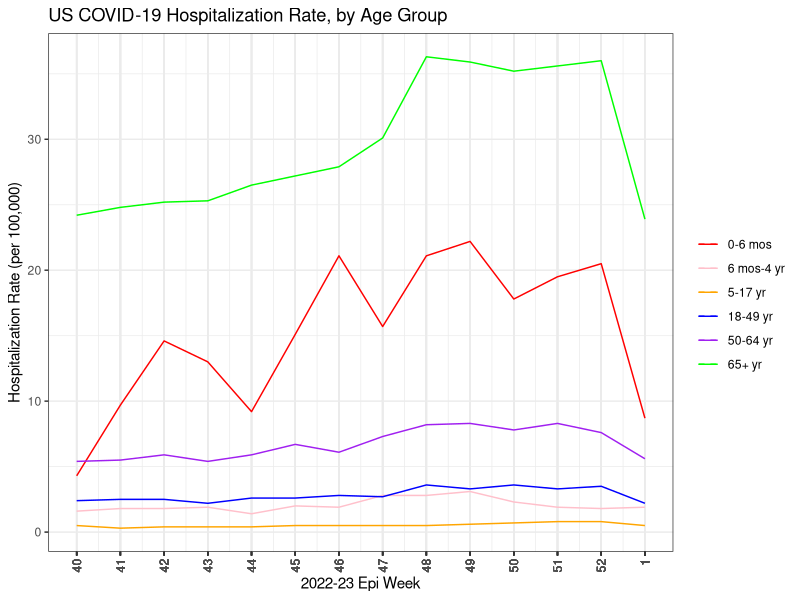
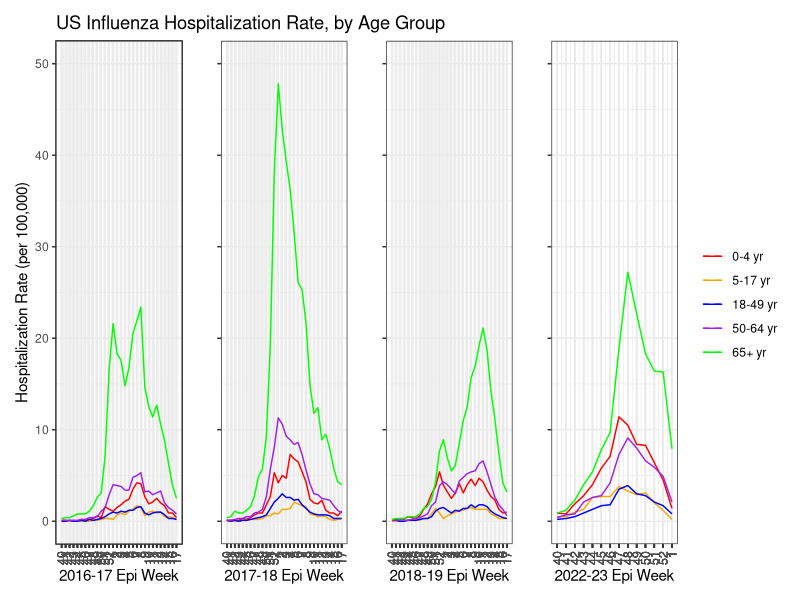
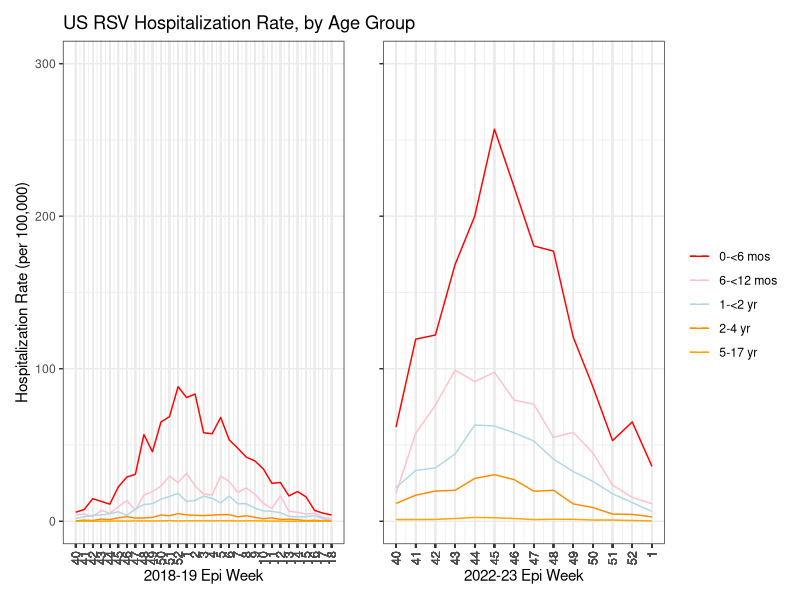
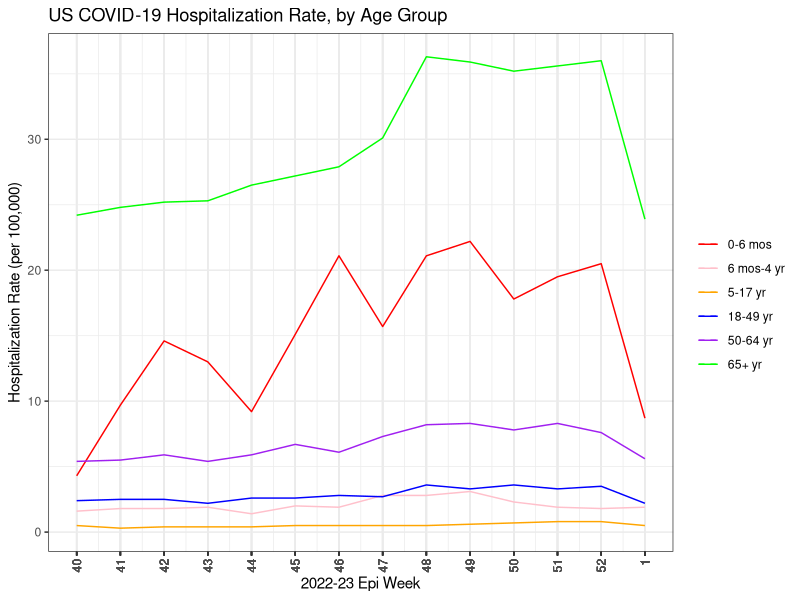
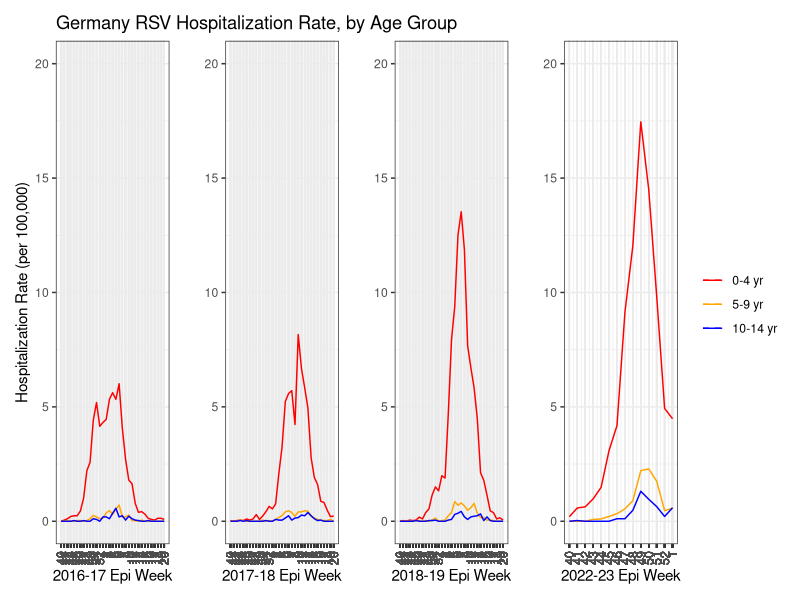

These figures' R source, in order:
#------------------------------------------------------------#
# Analysis Graph #4                                          #
# Age breakdown for each virus (Influenza, RSV, COVID-19)    #                                                     
# Countries:                                                 #
#    Germany                                                 #
#    USA                                                     #
#------------------------------------------------------------#

#setwd("~/Desktop/LSHTM/Github/lshtm-dc-sanofi")

library(tidyverse)
library(patchwork)

# load data
data <- read.csv("data/merged_data/merged_data.csv")

#------------------------------------------------------------
# setting up data for analysis

# convert start_date to date
data$start_date <- as.Date(data$start_date)

#set up data sets by season (taking this bit of code from Jess)

# 2016 - start wk - 2016-10-02 --> 2017-05-14
data_16 <- data %>% filter(start_date >= '2016-10-02')
data_16 <- data_16 %>% filter(start_date <= '2017-05-14')

# 2017 - start wk - 2017-10-01 --> 2018-05-13
data_17 <- data %>% filter(start_date >= '2017-10-01')
data_17 <- data_17 %>% filter(start_date <= '2018-05-13')

# 2018 - start wk - 2018-09-30 --> 2019-05-12
data_18 <- data %>% filter(start_date >= '2018-09-30')
data_18 <- data_18 %>% filter(start_date <= '2019-05-12')

# 2019 - start wk - 2019-09-29 --> 2020-05-11
data_19 <- data %>% filter(start_date >= '2019-09-29')
data_19 <- data_19 %>% filter(start_date <= '2020-05-11')

# 2022 - start wk - 2022-10-02 --> 2023-01-01
data_22 <- data %>% filter(start_date >= '2022-10-02')
data_22 <- data_22 %>% filter(start_date <= '2023-01-01')

#------------------------------------------------------------
# Setting up US data frames

# creating separate data frames for each season and virus
# flu
usa_flu_16 <- data_16 %>% 
     filter(country == "US" & is.na(hsp_rate_flu) == FALSE & (age_group=="0-4 yr" | age_group=="5-17 yr" | age_group=="18-49 yr" | age_group=="50-64 yr" | age_group=="65+ yr" | age_group=="Overall")) %>% 
     select(id, data_source, country, hemisphere, start_date, week, year, age_group, hsp_rate_flu)

usa_flu_17 <- data_17 %>% 
     filter(country == "US" & is.na(hsp_rate_flu) == FALSE & (age_group=="0-4 yr" | age_group=="5-17 yr" | age_group=="18-49 yr" | age_group=="50-64 yr" | age_group=="65+ yr" | age_group=="Overall")) %>% 
     select(id, data_source, country, hemisphere, start_date, week, year, age_group, hsp_rate_flu)

usa_flu_18 <- data_18 %>% 
     filter(country == "US" & is.na(hsp_rate_flu) == FALSE & (age_group=="0-4 yr" | age_group=="5-17 yr" | age_group=="18-49 yr" | age_group=="50-64 yr" | age_group=="65+ yr" | age_group=="Overall")) %>% 
     select(id, data_source, country, hemisphere, start_date, week, year, age_group, hsp_rate_flu)

usa_flu_22 <- data_22 %>% 
     filter(country == "US" & is.na(hsp_rate_flu) == FALSE & (age_group=="0-4 yr" | age_group=="5-17 yr" | age_group=="18-49 yr" | age_group=="50-64 yr" | age_group=="65+ yr" | age_group=="Overall")) %>% 
     select(id, data_source, country, hemisphere, start_date, week, year, age_group, hsp_rate_flu)

# rsv
# no under 18 data for 2016
# usa_rsv_16 <- data_16 %>% 
#      filter(country == "US" & is.na(hsp_rate_rsv) == FALSE & (age_group=="----0-<6 months" | age_group=="----6-<12 months" | age_group=="----1-<2 years" | age_group=="----2-4 years" | age_group=="5-17 years" | age_group=="18-49 years" | age_group=="50-64 years" | age_group=="65+ years" | age_group=="Overall")) %>% 
#      select(id, data_source, country, hemisphere, start_date, week, year, age_group, hsp_rate_rsv)

# no under 18 data for 2017
# usa_rsv_17 <- data_17 %>% 
#      filter(country == "US" & is.na(hsp_rate_rsv) == FALSE & (age_group=="----0-<6 months" | age_group=="----6-<12 months" | age_group=="----1-<2 years" | age_group=="----2-4 years" | age_group=="5-17 years" | age_group=="18-49 years" | age_group=="50-64 years" | age_group=="65+ years" | age_group=="Overall")) %>% 
#      select(id, data_source, country, hemisphere, start_date, week, year, age_group, hsp_rate_rsv)

usa_rsv_18 <- data_18 %>% 
     filter(country == "US" & is.na(hsp_rate_rsv) == FALSE & (age_group=="----0-<6 months" | age_group=="----6-<12 months" | age_group=="----1-<2 years" | age_group=="----2-4 years" | age_group=="5-17 years" | age_group=="18-49 years" | age_group=="50-64 years" | age_group=="65+ years" | age_group=="Overall")) %>% 
     select(id, data_source, country, hemisphere, start_date, week, year, age_group, hsp_rate_rsv)

usa_rsv_22 <- data_22 %>% 
     filter(country == "US" & is.na(hsp_rate_rsv) == FALSE & (age_group=="----0-<6 months" | age_group=="----6-<12 months" | age_group=="----1-<2 years" | age_group=="----2-4 years" | age_group=="5-17 years" | age_group=="18-49 years" | age_group=="50-64 years" | age_group=="65+ years" | age_group=="Overall")) %>% 
     select(id, data_source, country, hemisphere, start_date, week, year, age_group, hsp_rate_rsv)

# covid-19
usa_covid19_22 <- data_22 %>% 
               filter(country == "US" & is.na(hsp_rate_covid19) == FALSE & (age_group=="0-<6 months" | age_group=="6 months-4 yr" | age_group=="5-17 yr" | age_group=="18-49 yr" | age_group=="50-64 yr" | age_group=="65+ yr" | age_group=="Overall")) %>% 
               select(id, data_source, country, hemisphere, start_date, week, year, age_group, hsp_rate_covid19)

#------------------------------------------------------------
# USA Flu Plots

# flu plot (2016 - 17) 
date_breaks <- usa_flu_16$start_date
epi <- usa_flu_16$week

usa_flu_16_17_plot <- ggplot() + 
     geom_line(data = filter(usa_flu_16, age_group=="0-4 yr"), aes(x = start_date, y = hsp_rate_flu, color = '0-4 yr')) +
     geom_line(data = filter(usa_flu_16, age_group=="5-17 yr"), aes(x = start_date, y = hsp_rate_flu, color='5-17 yr')) +
     geom_line(data = filter(usa_flu_16, age_group=="18-49 yr"), aes(x = start_date, y = hsp_rate_flu, color='18-49 yr')) +
     geom_line(data = filter(usa_flu_16, age_group=="50-64 yr"), aes(x = start_date, y = hsp_rate_flu, color='50-64 yr')) +
     geom_line(data = filter(usa_flu_16, age_group=="65+ yr"), aes(x = start_date, y = hsp_rate_flu, color='65+ yr')) +
     geom_line(data = filter(usa_flu_16, age_group=="Overall"), aes(x = start_date, y = hsp_rate_flu, color='Total'), linetype="dashed") +
     scale_color_manual("", 
                         breaks = c('0-4 yr','5-17 yr', '18-49 yr', '50-64 yr', '65+ yr', 'Total'),
                         values = c("0-4 yr"="red", "5-17 yr"="orange", '18-49 yr'='blue', '50-64 yr'='purple', '65+ yr'='green', 'Total'='black')) +
     xlab('2016-17 Epi Week') +
     ylab('Hospitalization Rate (per 100,000)') +
     ggtitle('US Influenza Hospitalization Rate, by Age Group') +
     theme_bw() +
     scale_x_date(breaks = date_breaks, labels = epi) +
     ylim(0, 50) +
     theme(axis.text.x = element_text(angle = 90, vjust = 0.5, hjust = 1)) +
     theme(legend.position='none')

# flu plot (2017 - 18) 
date_breaks <- usa_flu_17$start_date
epi <- usa_flu_17$week

usa_flu_17_18_plot <- ggplot() + 
     geom_line(data = filter(usa_flu_17, age_group=="0-4 yr"), aes(x = start_date, y = hsp_rate_flu, color = '0-4 yr')) +
     geom_line(data = filter(usa_flu_17, age_group=="5-17 yr"), aes(x = start_date, y = hsp_rate_flu, color='5-17 yr')) +
     geom_line(data = filter(usa_flu_17, age_group=="18-49 yr"), aes(x = start_date, y = hsp_rate_flu, color='18-49 yr')) +
     geom_line(data = filter(usa_flu_17, age_group=="50-64 yr"), aes(x = start_date, y = hsp_rate_flu, color='50-64 yr')) +
     geom_line(data = filter(usa_flu_17, age_group=="65+ yr"), aes(x = start_date, y = hsp_rate_flu, color='65+ yr')) +
     geom_line(data = filter(usa_flu_17, age_group=="Overall"), aes(x = start_date, y = hsp_rate_flu, color='Total'), linetype="dashed") +
     scale_color_manual("", 
                        breaks = c('0-4 yr','5-17 yr', '18-49 yr', '50-64 yr', '65+ yr', 'Total'),
                        values = c("0-4 yr"="red", "5-17 yr"="orange", '18-49 yr'='blue', '50-64 yr'='purple', '65+ yr'='green', 'Total'='black')) +
     xlab('2017-18 Epi Week') +
     ylab("") +
     theme_bw() +
     scale_x_date(breaks = date_breaks, labels = epi) +
     ylim(0, 50) +
     theme(axis.text.x = element_text(angle = 90, vjust = 0.5, hjust = 1), axis.text.y=element_blank()) +
     theme(legend.position='none')

# flu plot (2018 - 19) 
date_breaks <- usa_flu_18$start_date
epi <- usa_flu_18$week

usa_flu_18_19_plot <- ggplot() + 
     geom_line(data = filter(usa_flu_18, age_group=="0-4 yr"), aes(x = start_date, y = hsp_rate_flu, color = '0-4 yr')) +
     geom_line(data = filter(usa_flu_18, age_group=="5-17 yr"), aes(x = start_date, y = hsp_rate_flu, color='5-17 yr')) +
     geom_line(data = filter(usa_flu_18, age_group=="18-49 yr"), aes(x = start_date, y = hsp_rate_flu, color='18-49 yr')) +
     geom_line(data = filter(usa_flu_18, age_group=="50-64 yr"), aes(x = start_date, y = hsp_rate_flu, color='50-64 yr')) +
     geom_line(data = filter(usa_flu_18, age_group=="65+ yr"), aes(x = start_date, y = hsp_rate_flu, color='65+ yr')) +
     geom_line(data = filter(usa_flu_18, age_group=="Overall"), aes(x = start_date, y = hsp_rate_flu, color='Total'), linetype="dashed") +
     scale_color_manual("", 
                        breaks = c('0-4 yr','5-17 yr', '18-49 yr', '50-64 yr', '65+ yr', 'Total'),
                        values = c("0-4 yr"="red", "5-17 yr"="orange", '18-49 yr'='blue', '50-64 yr'='purple', '65+ yr'='green', 'Total'='black')) +
     xlab('2018-19 Epi Week') +
     ylab("") +
     theme_bw() +
     scale_x_date(breaks = date_breaks, labels = epi) +
     ylim(0, 50) +
     theme(axis.text.x = element_text(angle = 90, vjust = 0.5, hjust = 1), axis.text.y=element_blank()) +
     theme(legend.position='none')

# flu plot (2022 - 23) 
date_breaks <- usa_flu_22$start_date
epi <- usa_flu_22$week

usa_flu_22_23_plot <- ggplot() + 
     geom_line(data = filter(usa_flu_22, age_group=="0-4 yr"), aes(x = start_date, y = hsp_rate_flu, color = '0-4 yr')) +
     geom_line(data = filter(usa_flu_22, age_group=="5-17 yr"), aes(x = start_date, y = hsp_rate_flu, color='5-17 yr')) +
     geom_line(data = filter(usa_flu_22, age_group=="18-49 yr"), aes(x = start_date, y = hsp_rate_flu, color='18-49 yr')) +
     geom_line(data = filter(usa_flu_22, age_group=="50-64 yr"), aes(x = start_date, y = hsp_rate_flu, color='50-64 yr')) +
     geom_line(data = filter(usa_flu_22, age_group=="65+ yr"), aes(x = start_date, y = hsp_rate_flu, color='65+ yr')) +
     geom_line(data = filter(usa_flu_22, age_group=="Overall"), aes(x = start_date, y = hsp_rate_flu, color='Total'), linetype="dashed") +
     scale_color_manual("", 
                        breaks = c('0-4 yr','5-17 yr', '18-49 yr', '50-64 yr', '65+ yr', 'Total'),
                        values = c("0-4 yr"="red", "5-17 yr"="orange", '18-49 yr'='blue', '50-64 yr'='purple', '65+ yr'='green', 'Total'='black')) +
     xlab('2022-23 Epi Week') +
     ylab("") +
     theme_bw() +
     scale_x_date(breaks = date_breaks, labels = epi) +
     ylim(0, 50) +
     theme(axis.text.x = element_text(angle = 90, vjust = 0.5, hjust = 1), axis.text.y=element_blank())

# arrange plots
usa_flu_plots <- usa_flu_16_17_plot + 
     usa_flu_17_18_plot + 
     usa_flu_18_19_plot + 
     usa_flu_22_23_plot +
     plot_layout(ncol = 4)

# save plot
ggsave(filename = 'output/Fig 04 - Hospitalization by age group/usa_flu_hosp_agegroup.pdf', plot = usa_flu_plots, width=15, height=9)

#------------------------------------------------------------
# USA RSV Plots

# rsv plot (2018 - 19) 
date_breaks <- usa_rsv_18$start_date
epi <- usa_rsv_18$week

usa_rsv_18_19_plot <- ggplot() + 
     geom_line(data = filter(usa_rsv_18, age_group=="----0-<6 months"), aes(x = start_date, y = hsp_rate_rsv, color = '0-<6 mos')) +
     geom_line(data = filter(usa_rsv_18, age_group=="----6-<12 months"), aes(x = start_date, y = hsp_rate_rsv, color='6-<12 mos')) +
     geom_line(data = filter(usa_rsv_18, age_group=="----1-<2 years"), aes(x = start_date, y = hsp_rate_rsv, color='1-<2 yr')) +
     geom_line(data = filter(usa_rsv_18, age_group=="----2-4 years"), aes(x = start_date, y = hsp_rate_rsv, color='2-4 yr')) +
     geom_line(data = filter(usa_rsv_18, age_group=="5-17 years"), aes(x = start_date, y = hsp_rate_rsv, color='5-17 yr')) +
     #geom_line(data = filter(usa_rsv_18, age_group=="18-49 years"), aes(x = start_date, y = hsp_rate_rsv, color='18-49 yr')) +
     #geom_line(data = filter(usa_rsv_18, age_group=="50-64 years"), aes(x = start_date, y = hsp_rate_rsv, color='50-64 yr')) +
     #geom_line(data = filter(usa_rsv_18, age_group=="65+ years"), aes(x = start_date, y = hsp_rate_rsv, color='65+ yr')) +
     geom_line(data = filter(usa_rsv_18, age_group=="Overall"), aes(x = start_date, y = hsp_rate_rsv, color='Total'), linetype="dashed") +
     # scale_color_manual("", 
     #                    breaks = c('0-<6 mos', '6-<12 mos', '1-<2 yr', '2-4 yr','5-17 yr', '18-49 yr', '50-64 yr', '65+ yr', 'Total'),
     #                    values = c("0-<6 mos"="red", '6-<12 mos'="pink", '1-<2 yr'="lightblue", '2-4 yr'="darkorange", "5-17 yr"="orange", '18-49 yr'='blue', '50-64 yr'='purple', '65+ yr'='green', 'Total'='black')) +
     scale_color_manual("", 
                        breaks = c('0-<6 mos', '6-<12 mos', '1-<2 yr', '2-4 yr','5-17 yr', 'Total'),
                        values = c("0-<6 mos"="red", '6-<12 mos'="pink", '1-<2 yr'="lightblue", '2-4 yr'="darkorange", "5-17 yr"="orange", 'Total'='black')) +
     
     xlab('2018-19 Epi Week') +
     ylab('Hospitalization Rate (per 100,000)') +
     ylim(0, 300) +
     ggtitle('US RSV Hospitalization Rate, by Age Group') +
     theme_bw() +
     scale_x_date(breaks = date_breaks, labels = epi) +
     theme(axis.text.x = element_text(angle = 90, vjust = 0.5, hjust = 1)) +
     theme(legend.position='none')

# rsv plot (2022 - 23) 
date_breaks <- usa_rsv_22$start_date
epi <- usa_rsv_22$week

usa_rsv_22_23_plot <- ggplot() + 
     geom_line(data = filter(usa_rsv_22, age_group=="----0-<6 months"), aes(x = start_date, y = hsp_rate_rsv, color = '0-<6 mos')) +
     geom_line(data = filter(usa_rsv_22, age_group=="----6-<12 months"), aes(x = start_date, y = hsp_rate_rsv, color='6-<12 mos')) +
     geom_line(data = filter(usa_rsv_22, age_group=="----1-<2 years"), aes(x = start_date, y = hsp_rate_rsv, color='1-<2 yr')) +
     geom_line(data = filter(usa_rsv_22, age_group=="----2-4 years"), aes(x = start_date, y = hsp_rate_rsv, color='2-4 yr')) +
     geom_line(data = filter(usa_rsv_22, age_group=="5-17 years"), aes(x = start_date, y = hsp_rate_rsv, color='5-17 yr')) +
#commenting out these higher age groups as there's not much to see here
     #geom_line(data = filter(usa_rsv_22, age_group=="18-49 years"), aes(x = start_date, y = hsp_rate_rsv, color='18-49 yr')) +
     #geom_line(data = filter(usa_rsv_22, age_group=="50-64 years"), aes(x = start_date, y = hsp_rate_rsv, color='50-64 yr')) +
     #geom_line(data = filter(usa_rsv_22, age_group=="65+ years"), aes(x = start_date, y = hsp_rate_rsv, color='65+ yr')) +
     geom_line(data = filter(usa_rsv_22, age_group=="Overall"), aes(x = start_date, y = hsp_rate_rsv, color='Total'), linetype="dashed") +
     # scale_color_manual("", 
     #                    breaks = c('0-<6 mos', '6-<12 mos', '1-<2 yr', '2-4 yr','5-17 yr', '18-49 yr', '50-64 yr', '65+ yr', 'Total'),
     #                    values = c("0-<6 mos"="red", '6-<12 mos'="pink", '1-<2 yr'="lightblue", '2-4 yr'="darkorange", "5-17 yr"="orange", '18-49 yr'='blue', '50-64 yr'='purple', '65+ yr'='green', 'Total'='black')) +
     scale_color_manual("", 
                        breaks = c('0-<6 mos', '6-<12 mos', '1-<2 yr', '2-4 yr','5-17 yr', 'Total'),
                        values = c("0-<6 mos"="red", '6-<12 mos'="pink", '1-<2 yr'="lightblue", '2-4 yr'="darkorange", "5-17 yr"="orange", 'Total'='black')) +
     
     xlab('2022-23 Epi Week') +
     ylab('') +
     ylim(0, 300) +
     theme_bw() +
     scale_x_date(breaks = date_breaks, labels = epi) +
     theme(axis.text.x = element_text(angle = 90, vjust = 0.5, hjust = 1), axis.text.y=element_blank()) 

# arrange plots
usa_rsv_plots <- usa_rsv_18_19_plot + usa_rsv_22_23_plot 

# save plot
ggsave(filename = 'output/Fig 04 - Hospitalization by age group/usa_rsv_hosp_agegroup.pdf', plot = usa_rsv_plots, width=15, height=9)

#------------------------------------------------------------
# USA COVID-19 Plots
date_breaks <- usa_covid19_22$start_date
epi <- usa_covid19_22$week

usa_covid19_22_23_plot <- ggplot() + 
     geom_line(data = filter(usa_covid19_22, age_group=="0-<6 months"), aes(x = start_date, y = hsp_rate_covid19, color = '0-6 mos')) +
     geom_line(data = filter(usa_covid19_22, age_group=="6 months-4 yr"), aes(x = start_date, y = hsp_rate_covid19, color='6 mos-4 yr')) +
     geom_line(data = filter(usa_covid19_22, age_group=="5-17 yr"), aes(x = start_date, y = hsp_rate_covid19, color='5-17 yr')) +
     geom_line(data = filter(usa_covid19_22, age_group=="18-49 yr"), aes(x = start_date, y = hsp_rate_covid19, color='18-49 yr')) +
     geom_line(data = filter(usa_covid19_22, age_group=="50-64 yr"), aes(x = start_date, y = hsp_rate_covid19, color='50-64 yr')) +
     geom_line(data = filter(usa_covid19_22, age_group=="65+ yr"), aes(x = start_date, y = hsp_rate_covid19, color='65+ yr')) +
     geom_line(data = filter(usa_covid19_22, age_group=="Overall"), aes(x = start_date, y = hsp_rate_covid19, color='Total'), linetype="dashed") +
     scale_color_manual("",
                        breaks = c('0-6 mos', '6 mos-4 yr', '5-17 yr', '18-49 yr', '50-64 yr', '65+ yr', 'Total'),
                        values = c("0-6 mos"="red", '6 mos-4 yr'="pink", "5-17 yr"="orange", '18-49 yr'='blue', '50-64 yr'='purple', '65+ yr'='green', 'Total'='black')) +
     xlab('2022-23 Epi Week') +
     ylab('Hospitalization Rate (per 100,000)') +
     ggtitle("US COVID-19 Hospitalization Rate, by Age Group") +
     theme_bw() +
     scale_x_date(breaks = date_breaks, labels = epi) +
     theme(axis.text.x = element_text(angle = 90, vjust = 0.5, hjust = 1)) 

usa_covid19_22_23_plot

ggsave(filename = 'output/Fig 04 - Hospitalization by age group/usa_covid19_hosp_agegroup.pdf', plot = usa_covid19_22_23_plot, width=15, height=9)

#------------------------------------------------------------
# Setting up Germany data frames

# creating separate data frames for each season 
ger_16 <- data_16 %>% 
     filter(country == "DE") %>% 
     select(id, data_source, country, hemisphere, start_date, week, year, age_group, hsp_rate_flu, hsp_rate_rsv, hsp_rate_covid19)

ger_17 <- data_17 %>% 
     filter(country == "DE") %>% 
     select(id, data_source, country, hemisphere, start_date, week, year, age_group, hsp_rate_flu, hsp_rate_rsv, hsp_rate_covid19)

ger_18 <- data_18 %>% 
     filter(country == "DE") %>% 
     select(id, data_source, country, hemisphere, start_date, week, year, age_group, hsp_rate_flu, hsp_rate_rsv, hsp_rate_covid19)

ger_22 <- data_22 %>% 
     filter(country == "DE") %>% 
     select(id, data_source, country, hemisphere, start_date, week, year, age_group, hsp_rate_flu, hsp_rate_rsv, hsp_rate_covid19)

#------------------------------------------------------------
# Germany Flu Plots
# commenting this out until we have final germany data

# # flu plot (2016 - 17) 
# date_breaks <- ger_16$start_date
# epi <- ger_16$week
# 
# ger_flu_16_17_plot <- ggplot() + 
#      geom_line(data = filter(ger_16, agg_age_group=='0-4'), aes(x = start_date, y = hsp_rate_flu, color = '0-4 yr')) +
#      geom_line(data = filter(ger_16, agg_age_group=='5-19'), aes(x = start_date, y = hsp_rate_flu, color='5-19 yr')) +
#      geom_line(data = filter(ger_16, agg_age_group=='20-49'), aes(x = start_date, y = hsp_rate_flu, color='20-49 yr')) +
#      geom_line(data = filter(ger_16, agg_age_group=='50-64'), aes(x = start_date, y = hsp_rate_flu, color='50-64 yr')) +
#      geom_line(data = filter(ger_16, agg_age_group=='65+'), aes(x = start_date, y = hsp_rate_flu, color='65+ yr')) +
#      geom_line(data = filter(ger_16, agg_age_group=='Total'), aes(x = start_date, y = hsp_rate_flu, color='Total'), linetype="dashed") +
#      scale_color_manual("", 
#                         breaks = c('0-4 yr','5-19 yr', '20-49 yr', '50-64 yr', '65+ yr', 'Total'),
#                         values = c("0-4 yr"="red", "5-19 yr"="orange", '20-49 yr'='blue', '50-64 yr'='purple', '65+ yr'='green', 'Total'='black')) +
#      xlab('2016-17 Epi Week') +
#      ylab('Hospitalization Rate (per 100,000)') +
#      ggtitle('Germany Influenza Hospitalization Rate, by Age Group') +
#      theme_bw() +
#      scale_x_date(breaks = date_breaks, labels = epi) +
#      theme(axis.text.x = element_text(angle = 90, vjust = 0.5, hjust = 1)) +
#      theme(legend.position='none')


#------------------------------------------------------------
# Germany RSV Plots

# rsv plot (2016 - 17)
date_breaks <- ger_16$start_date
epi <- ger_16$week

ger_rsv_16_17_plot <- ggplot() +
     geom_line(data = filter(ger_16, age_group=='A00..04'), aes(x = start_date, y = hsp_rate_rsv, color = '0-4 yr')) +
     geom_line(data = filter(ger_16, age_group=='A05..09'), aes(x = start_date, y = hsp_rate_rsv, color='5-9 yr')) +
     geom_line(data = filter(ger_16, age_group=='A10..14'), aes(x = start_date, y = hsp_rate_rsv, color='10-14 yr')) +
     geom_line(data = filter(ger_16, age_group=='Total'), aes(x = start_date, y = hsp_rate_rsv, color='Total'), linetype="dashed") +
     scale_color_manual("",
                        breaks = c('0-4 yr','5-9 yr', '10-14 yr', 'Total'),
                        values = c("0-4 yr"="red", "5-9 yr"="orange", '10-14 yr'='blue', 'Total'='black')) +
     xlab('2016-17 Epi Week') +
     ylab('Hospitalization Rate (per 100,000)') +
     ylim(0, 20) + 
     ggtitle('Germany RSV Hospitalization Rate, by Age Group') +
     theme_bw() +
     scale_x_date(breaks = date_breaks, labels = epi) +
     theme(axis.text.x = element_text(angle = 90, vjust = 0.5, hjust = 1)) +
     theme(legend.position='none')

# rsv plot (2017 - 18)
date_breaks <- ger_17$start_date
epi <- ger_17$week

ger_rsv_17_18_plot <- ggplot() +
     geom_line(data = filter(ger_17, age_group=='A00..04'), aes(x = start_date, y = hsp_rate_rsv, color = '0-4 yr')) +
     geom_line(data = filter(ger_17, age_group=='A05..09'), aes(x = start_date, y = hsp_rate_rsv, color='5-9 yr')) +
     geom_line(data = filter(ger_17, age_group=='A10..14'), aes(x = start_date, y = hsp_rate_rsv, color='10-14 yr')) +
     geom_line(data = filter(ger_17, age_group=='Total'), aes(x = start_date, y = hsp_rate_rsv, color='Total'), linetype="dashed") +
     scale_color_manual("",
                        breaks = c('0-4 yr','5-9 yr', '10-14 yr', 'Total'),
                        values = c("0-4 yr"="red", "5-9 yr"="orange", '10-14 yr'='blue', 'Total'='black')) +
     xlab('2017-18 Epi Week') +
     ylab('') +
     ylim(0, 20) + 
     #ggtitle('Germany RSV Hospitalization Rate, by Age Group') +
     theme_bw() +
     scale_x_date(breaks = date_breaks, labels = epi) +
     theme(axis.text.x = element_text(angle = 90, vjust = 0.5, hjust = 1)) +
     theme(legend.position='none')

# rsv plot (2018 - 19)
date_breaks <- ger_18$start_date
epi <- ger_18$week

ger_rsv_18_19_plot <- ggplot() +
     geom_line(data = filter(ger_18, age_group=='A00..04'), aes(x = start_date, y = hsp_rate_rsv, color = '0-4 yr')) +
     geom_line(data = filter(ger_18, age_group=='A05..09'), aes(x = start_date, y = hsp_rate_rsv, color='5-9 yr')) +
     geom_line(data = filter(ger_18, age_group=='A10..14'), aes(x = start_date, y = hsp_rate_rsv, color='10-14 yr')) +
     geom_line(data = filter(ger_18, age_group=='Total'), aes(x = start_date, y = hsp_rate_rsv, color='Total'), linetype="dashed") +
     scale_color_manual("",
                        breaks = c('0-4 yr','5-9 yr', '10-14 yr', 'Total'),
                        values = c("0-4 yr"="red", "5-9 yr"="orange", '10-14 yr'='blue', 'Total'='black')) +
     xlab('2018-19 Epi Week') +
     ylab('') +
     ylim(0, 20) + 
     #ggtitle('Germany RSV Hospitalization Rate, by Age Group') +
     theme_bw() +
     scale_x_date(breaks = date_breaks, labels = epi) +
     theme(axis.text.x = element_text(angle = 90, vjust = 0.5, hjust = 1)) +
     theme(legend.position='none')

# rsv plot (2022 - 23)
date_breaks <- ger_22$start_date
epi <- ger_22$week

ger_rsv_22_23_plot <- ggplot() +
     geom_line(data = filter(ger_22, age_group=='A00..04'), aes(x = start_date, y = hsp_rate_rsv, color = '0-4 yr')) +
     geom_line(data = filter(ger_22, age_group=='A05..09'), aes(x = start_date, y = hsp_rate_rsv, color='5-9 yr')) +
     geom_line(data = filter(ger_22, age_group=='A10..14'), aes(x = start_date, y = hsp_rate_rsv, color='10-14 yr')) +
     geom_line(data = filter(ger_22, age_group=='Total'), aes(x = start_date, y = hsp_rate_rsv, color='Total'), linetype="dashed") +
     scale_color_manual("",
                        breaks = c('0-4 yr','5-9 yr', '10-14 yr', 'Total'),
                        values = c("0-4 yr"="red", "5-9 yr"="orange", '10-14 yr'='blue', 'Total'='black')) +
     xlab('2022-23 Epi Week') +
     ylab('') +
     ylim(0, 20) + 
     #ggtitle('Germany RSV Hospitalization Rate, by Age Group') +
     theme_bw() +
     scale_x_date(breaks = date_breaks, labels = epi) +
     theme(axis.text.x = element_text(angle = 90, vjust = 0.5, hjust = 1)) 

# arrange plots
ger_rsv_plots <- ger_rsv_16_17_plot + 
     ger_rsv_17_18_plot + 
     ger_rsv_18_19_plot + 
     ger_rsv_22_23_plot +
     plot_layout(ncol = 4)

# save plot
ggsave(filename = 'output/Fig 04 - Hospitalization by age group/ger_rsv_hosp_agegroup.pdf', plot = ger_rsv_plots, width=15, height=9)

